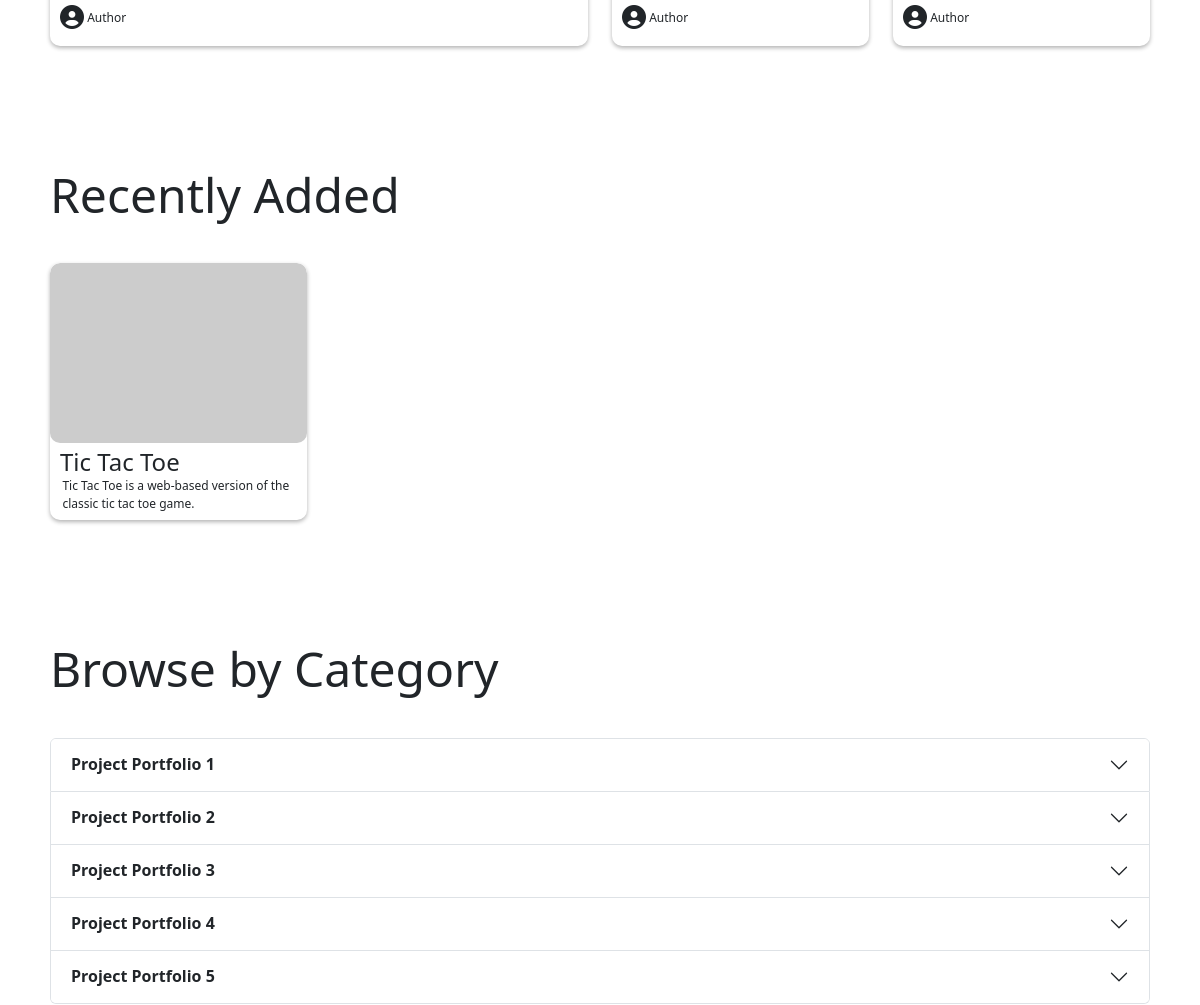
Before: / (middle part) with the older database file.
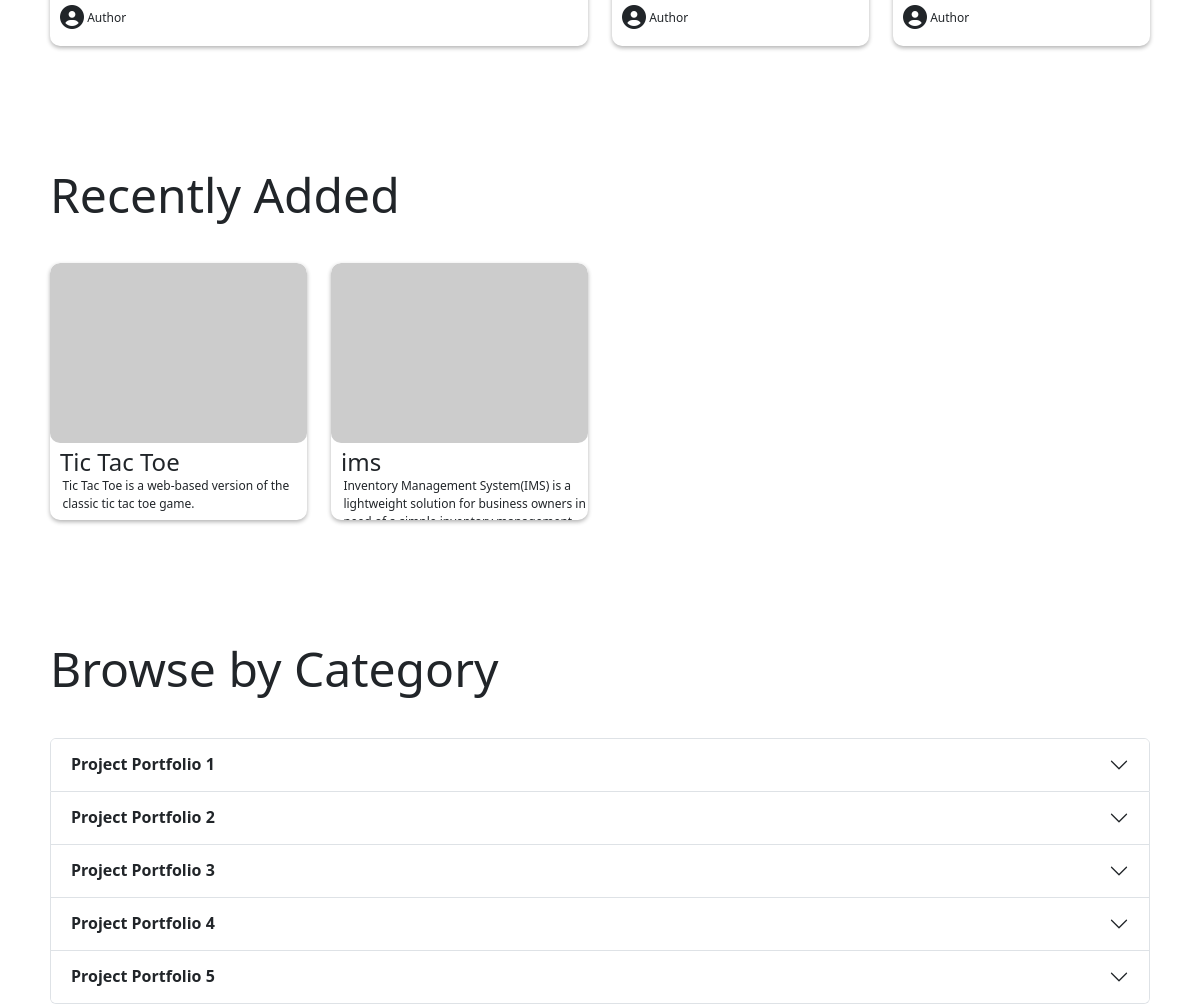
After: the same page with the newer database file.
### hub_main/models.py (models this page shows, shortened)
class Post(models.Model):
    title = models.CharField(max_length=200, blank=False)
    slug = models.SlugField(max_length=200, unique=True)
    author = models.ForeignKey(User, on_delete=models.CASCADE, related_name='project_post')
    Category = models.ForeignKey(Category, on_delete=models.CASCADE, related_name='categories')
    created_on = models.DateField(auto_now_add=True)
    description = models.TextField()
    likes = models.ManyToManyField(User, related_name='liked_posts', null=True, blank=True)
    live_link = models.URLField(blank=False)
    github_repo_link = models.URLField()
    class Meta:
        ordering = ['created_on']

class Category(models.Model):
    name = models.CharField(max_length=200, blank=False)
    slug = models.SlugField(max_length=200, unique=True)

### hub_main/views.py (the view)
# urls.py: path('', views.home, name='home'),
def home(request):
    context = {
        'posts' : Post.objects.all(),
        'categories' : Category.objects.all()
    }
    return render(request, 'index.html', context)

### hub_main/templates/index.html (shortened to what this page needs)
{% extends "base.html" %}
{% block content %}
<section>
    <div class="container-fluid home-content">
        <div class="grid">
            <div class="row">
                <div class="col-md-6 col-12">
                    <div class="my-card" id="#test">
                        <div class="my-card-body">
                            <div class="my-card-author">
                                <span>Author</span>
                            </div>
                        </div>
                    </div>
                </div>
                <div class="col-md-3 col-6">
                    <div class="my-card">
                        <div class="my-card-body">
                            <div class="my-card-author">
                                <span>Author</span>
                            </div>
                        </div>
                    </div>
                </div>
                <div class="col-md-3 col-6">
                    <div class="my-card">
                        <div class="my-card-body">
                            <div class="my-card-author">
                                <span>Author</span>
                            </div>
                        </div>
                    </div>
                </div>
            </div>
        </div>
    </div>
</section>
<section>
    <div class="container-fluid home-content">
    <h2 class="section-title">Recently Added</h2>
            <div class="grid">
                <div class="row">
                    {% for post in posts %}
                    <div class="col-md-3 col-6">
                        <a href="{% url 'project_details' post.slug %}" style="color:inherit;">
                            <div class="my-card">
                                <img src="https://picsum.photos/500" class="my-card-img" alt="...">
                                <div class="my-card-body">
                                    <h5 class="my-card-title">{{ post.title }}</h5>
                                    <p class="my-card-text">{{ post.description }}</p>
                                </div>
                            </div>
                        </a>
                    </div>
                    {% endfor %}
                </div>
            </div>
        </div>
</section>
<section>
    <div class="container-fluid home-content">
        <h2 class="section-title">Browse by Category</h2>
    <div class="accordion" id="accordionCategories">
        {% for category in categories %}
            <div class="accordion-item">
            <h2 class="accordion-header">
                <button class="accordion-button collapsed" type="button" data-bs-toggle="collapse" data-bs-target="#{{ category.slug }}" aria-expanded="false" aria-controls="collapseOne">
                <strong>{{ category.name }}</strong>
                </button>
            </h2>
            </div>
        {% endfor %}
      </div>
      </div>
</section>
{% endblock %}

### hub_main/templates/base.html (shortened to what this page needs)
{% load static %}
<!DOCTYPE html>
<html lang="en">
<head>
    <link rel="stylesheet" href="https://cdn.jsdelivr.net/npm/bootstrap@5.3.1/dist/css/bootstrap.min.css">
    <link rel="stylesheet" href="{% static 'hub_main/css/styles.css' %}">
</head>
<body>
    <main>
        {% block content %}
        {% endblock %}
    </main>
</body>
</html>

### hub_main/static/hub_main/css/styles.css (style rules this page uses)
* { margin: 0; padding: 0; box-sizing: border-box; }
.section-title { margin-top: 15vh; margin-bottom: 5vh; font-size: 3rem; }
.home-content { padding-left: 50px; padding-right: 50px; }
.my-card { border-radius: 10px; height: 100%; box-shadow: 0 2px 4px rgba(0, 0, 0, 0.3); position: relative; overflow: scroll; }
.my-card img { width: 100%; height: 70%; object-fit: cover; border-radius: 10px; }
.my-card-body { position: absolute; left: 10px; margin-top: 5px; margin-bottom: 5px; }
.my-card-title { font-size: 2vw; margin: 0; padding: 0; }
.my-card-text { font-size: 1vw; margin-bottom: 1vw; margin-left: 0.2vw; }
.my-card-author { font-size: 1vw; }

Changed rows visible on the page:
added Post: title "ims", description "Inventory Management System(IMS) is a lightweight solution for business owners in…"
